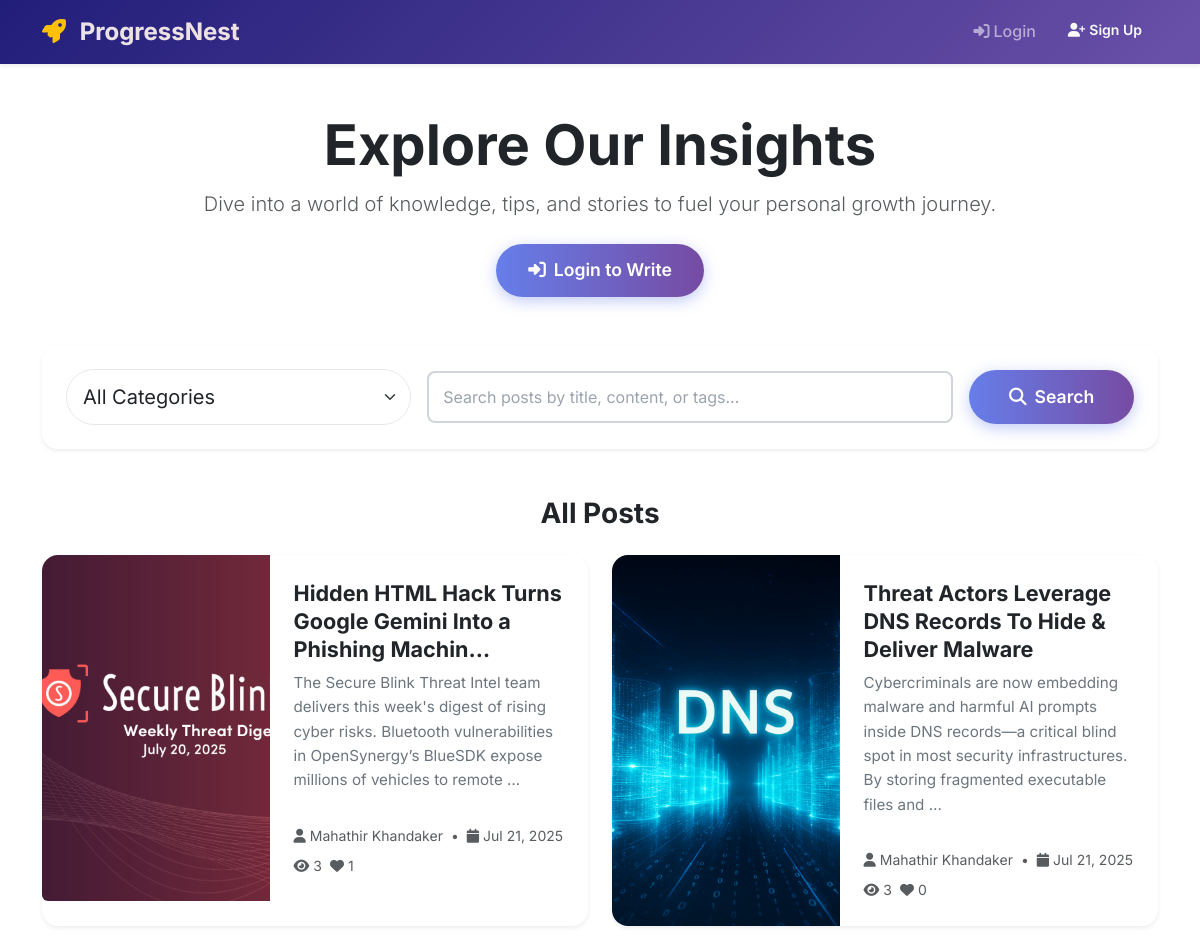
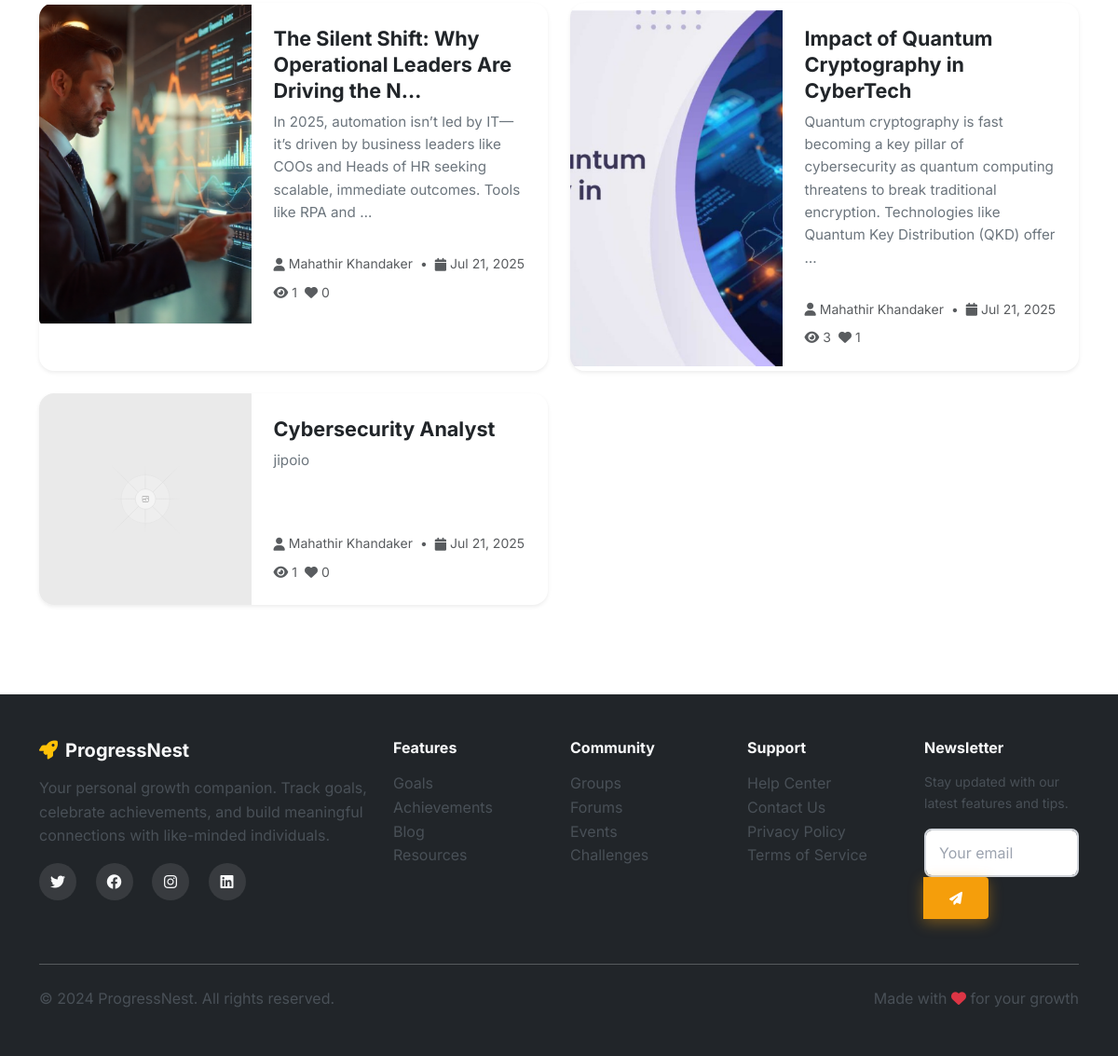
Screenshot of /blog/ with the database file from the repository (2 pictures, top to bottom).
### blog/models.py (models this page shows, shortened)
class BlogPost(models.Model):
    STATUS_CHOICES = [
        ('draft', 'Draft'),
        ('published', 'Published'),
        ('archived', 'Archived'),
    ]
    author = models.ForeignKey(User, on_delete=models.CASCADE, related_name='blog_posts')
    title = models.CharField(max_length=200)
    slug = models.SlugField(max_length=200, unique=True, blank=True)
    content = models.TextField()
    excerpt = models.TextField()
    featured_image = models.ImageField(upload_to='blog/images/', blank=True, null=True)
    categories = models.ManyToManyField(Category, related_name='posts', blank=True)
    tags = models.CharField(max_length=200, blank=True, help_text="Comma-separated tags")
    status = models.CharField(max_length=10, choices=STATUS_CHOICES, default='draft')
    is_featured = models.BooleanField(default=False)
    allow_comments = models.BooleanField(default=True)
    views = models.PositiveIntegerField(default=0)
    likes = models.ManyToManyField(User, related_name='liked_posts', blank=True)
    bookmarks = models.ManyToManyField(User, related_name='bookmarked_posts', blank=True)
    reading_time = models.PositiveIntegerField(default=1, help_text="Estimated reading time in minutes")
    created_at = models.DateTimeField(auto_now_add=True)
    updated_at = models.DateTimeField(auto_now=True)
    published_at = models.DateTimeField(null=True, blank=True)
    class Meta:
        ordering = ['-created_at']
        indexes = [
            models.Index(fields=['status', '-published_at']),
            models.Index(fields=['author', '-created_at']),
        ]
    def get_absolute_url(self):
        return reverse('blog:detail', kwargs={'slug': self.slug})
    @property
    def total_likes(self):
        return self.likes.count()

### accounts/models.py (models this page shows, shortened)
class User(AbstractUser):
    email = models.EmailField(unique=True)
    first_name = models.CharField(max_length=30)
    last_name = models.CharField(max_length=30)
    bio = models.TextField(max_length=500, blank=True)
    avatar = models.ImageField(upload_to='avatars/', blank=True, null=True)
    date_of_birth = models.DateField(blank=True, null=True)
    location = models.CharField(max_length=100, blank=True)
    website = models.URLField(blank=True)
    created_at = models.DateTimeField(auto_now_add=True)
    updated_at = models.DateTimeField(auto_now=True)
    def get_full_name(self):
        return f"{self.first_name} {self.last_name}".strip() or self.username

### blog/views.py (the view)
# urls.py: path('', views.BlogListView.as_view(), name='list'),
class BlogListView(ListView):
    model = BlogPost
    template_name = 'blog/blog_list.html'
    context_object_name = 'posts'
    paginate_by = 10
    def get_queryset(self):
        queryset = BlogPost.objects.filter(status='published')
        category = self.request.GET.get('category')
        search = self.request.GET.get('search')
        if category:
            queryset = queryset.filter(categories__slug=category)
        if search:
            queryset = queryset.filter(
                Q(title__icontains=search) |
                Q(content__icontains=search) |
                Q(tags__icontains=search)
            )
        return queryset.distinct().order_by('-published_at')
    def get_context_data(self, **kwargs):
        context = super().get_context_data(**kwargs)
        context['categories'] = Category.objects.all()
        context['featured_posts'] = BlogPost.objects.filter(
            status='published', is_featured=True
        ).order_by('-published_at')[:3]
        return context

### templates/blog/blog_list.html (shortened to what this page needs)
{% extends 'base.html' %}
{% block content %}
<div class="container py-5">
    <div class="text-center mb-5">
        <h1 class="fw-bold display-4 text-gradient">Explore Our Insights</h1>
        <p class="lead text-muted mb-4">Dive into a world of knowledge, tips, and stories to fuel your personal growth journey.</p>
        {% if user.is_authenticated %}
            <div class="d-flex justify-content-center gap-3">
                <a href="{% url 'blog:create' %}" class="btn btn-primary btn-lg shadow-sm">
                    <i class="fas fa-plus me-2"></i>Write New Post
                </a>
                <a href="{% url 'blog:my_list' %}" class="btn btn-outline-primary btn-lg shadow-sm">
                    <i class="fas fa-user me-2"></i>My Posts
                </a>
            </div>
        {% else %}
            <a href="{% url 'accounts:login' %}" class="btn btn-primary btn-lg shadow-sm">
                <i class="fas fa-sign-in-alt me-2"></i>Login to Write
            </a>
        {% endif %}
    </div>
    <div class="card shadow-sm mb-5 border-0 rounded-4">
        <div class="card-body p-4">
            <form method="get" class="row g-3 align-items-center">
                <div class="col-md-4">
                    <select name="category" id="category-select" class="form-select form-select-lg rounded-pill">
                        <option value="">All Categories</option>
                    </select>
                </div>
                <div class="col-md-6">
                    <input type="text" name="search" id="search-input" class="form-control form-control-lg rounded-pill" placeholder="Search posts by title, content, or tags..." value="{{ request.GET.search }}">
                </div>
                <div class="col-md-2">
                    <button type="submit" class="btn btn-primary btn-lg w-100 rounded-pill">
                        <i class="fas fa-search me-2"></i>Search
                    </button>
                </div>
            </form>
        </div>
    </div>
    <h3 class="fw-bold mb-4 text-center">All Posts</h3>
    <div class="row row-cols-1 row-cols-md-2 row-cols-lg-2 g-4">
        {% for post in posts %}
            <div class="col">
                <div class="card h-100 shadow-sm border-0 blog-post-card">
                    <div class="row g-0">
                        <div class="col-md-5">
                            {% if post.featured_image %}
                                <img src="{{ post.featured_image.url }}" class="img-fluid rounded-start blog-card-img" alt="{{ post.title }}">
                            {% else %}
                                <img src="/placeholder.svg?height=250&width=400" class="img-fluid rounded-start blog-card-img" alt="Placeholder image">
                            {% endif %}
                        </div>
                        <div class="col-md-7">
                            <div class="card-body d-flex flex-column h-100">
                                <div class="d-flex justify-content-between align-items-start mb-2">
                                    <h5 class="card-title fw-bold mb-0">
                                        <a href="{{ post.get_absolute_url }}" class="text-decoration-none text-dark">{{ post.title|truncatechars:60 }}</a>
                                    </h5>
                                </div>
                                <p class="card-text text-secondary mb-3">{{ post.excerpt|truncatewords:25 }}</p>
                                <div class="mt-auto d-flex justify-content-between align-items-center flex-wrap gap-2">
                                    <div class="d-flex align-items-center text-muted small">
                                        <i class="fas fa-user me-1"></i>{{ post.author.get_full_name|default:post.author.username }}
                                        <span class="mx-2">•</span>
                                        <i class="fas fa-calendar me-1"></i>{{ post.published_at|date:"M d, Y" }}
                                    </div>
                                    <div class="d-flex align-items-center text-muted small">
                                        <span class="me-2"><i class="fas fa-eye me-1"></i>{{ post.views }}</span>
                                        <span><i class="fas fa-heart me-1"></i>{{ post.total_likes }}</span>
                                    </div>
                                </div>
                            </div>
                        </div>
                    </div>
                </div>
            </div>
        {% endfor %}
    </div>
</div>
{% endblock %}

### templates/base.html (shortened to what this page needs)
{% load static %}
<!DOCTYPE html>
<html lang="en">
<head>
    <link href="https://cdn.jsdelivr.net/npm/bootstrap@5.3.0/dist/css/bootstrap.min.css" rel="stylesheet">
    <link href="https://cdnjs.cloudflare.com/ajax/libs/font-awesome/6.4.0/css/all.min.css" rel="stylesheet">
    {% load static %}
    <link href="{% static 'css/styles.css' %}" rel="stylesheet">
    <link href="{% static 'css/resources.css' %}" rel="stylesheet">
</head>
<body>
    <nav class="navbar navbar-expand-lg navbar-dark bg-gradient-primary sticky-top shadow-sm">
        <div class="container">
            <a class="navbar-brand fw-bold" href="{% url 'homepage:home' %}">
                <i class="fas fa-rocket me-2 text-warning"></i>
                <span class="gradient-text">ProgressNest</span>
            </a>
            <div class="collapse navbar-collapse" id="navbarNav">
                <ul class="navbar-nav">
                    {% if user.is_authenticated %}
                        <li class="nav-item dropdown">
                            <a class="nav-link dropdown-toggle d-flex align-items-center" href="#" id="navbarDropdown" role="button" data-bs-toggle="dropdown">
                                {% if user.avatar %}
                                    <img src="{{ user.avatar.url }}" alt="Avatar" class="rounded-circle me-2" width="32" height="32">
                                {% else %}
                                    <div class="avatar-placeholder me-2">
                                        <i class="fas fa-user"></i>
                                    </div>
                                {% endif %}
                                <span class="d-none d-md-inline">{{ user.get_full_name|default:user.username }}</span>
                            </a>
                            <ul class="dropdown-menu dropdown-menu-end shadow">
                                <li><a class="dropdown-item" href="{% url 'accounts:profile' %}">
                                    <i class="fas fa-user-circle me-2"></i>Profile
                                </a></li>
                                <li><a class="dropdown-item" href="{% url 'accounts:password_change' %}">
                                    <i class="fas fa-key me-2"></i>Change Password
                                </a></li>
                                <li><hr class="dropdown-divider"></li>
                                <li>
                                    <form method="post" action="{% url 'accounts:logout' %}" style="display: inline;">
                                        {% csrf_token %}
                                        <button type="submit" class="dropdown-item text-danger" style="background: none; border: none; padding: 0; width: 100%; text-align: left;">
                                            <i class="fas fa-sign-out-alt me-2"></i>Logout
                                        </button>
                                    </form>
                                </li>
                            </ul>
                        </li>
                    {% else %}
                        <li class="nav-item">
                            <a class="nav-link" href="{% url 'accounts:login' %}">
                                <i class="fas fa-sign-in-alt me-1"></i>Login
                            </a>
                        </li>
                        <li class="nav-item">
                            <a class="btn btn-outline-light btn-sm ms-2" href="{% url 'accounts:signup' %}">
                                <i class="fas fa-user-plus me-1"></i>Sign Up
                            </a>
                        </li>
                    {% endif %}
                </ul>
            </div>
        </div>
    </nav>
    <main>
        {% block content %}{% endblock %}
    </main>
    <footer class="bg-dark text-light py-5 mt-5">
        <div class="container">
            <div class="row">
                <div class="col-lg-4 mb-4">
                    <h5 class="fw-bold mb-3">
                        <i class="fas fa-rocket me-2 text-warning"></i>ProgressNest
                    </h5>
                    <p class="text-light-emphasis">
                        Your personal growth companion. Track goals, celebrate achievements,
                        and build meaningful connections with like-minded individuals.
                    </p>
                    <div class="social-links">
                        <a href="#" class="text-light me-3"><i class="fab fa-twitter"></i></a>
                        <a href="#" class="text-light me-3"><i class="fab fa-facebook"></i></a>
                        <a href="#" class="text-light me-3"><i class="fab fa-instagram"></i></a>
                        <a href="#" class="text-light"><i class="fab fa-linkedin"></i></a>
                    </div>
                </div>
                <div class="col-lg-2 col-md-6 mb-4">
                    <h6 class="fw-bold mb-3">Features</h6>
                    <ul class="list-unstyled">
                        <li><a href="{% url 'goals:list' %}" class="text-light-emphasis text-decoration-none">Goals</a></li>
                        <li><a href="{% url 'achievements:list' %}" class="text-light-emphasis text-decoration-none">Achievements</a></li>
                        <li><a href="{% url 'blog:list' %}" class="text-light-emphasis text-decoration-none">Blog</a></li>
                        <li><a href="{% url 'resources:list' %}" class="text-light-emphasis text-decoration-none">Resources</a></li>
                    </ul>
                </div>
                <div class="col-lg-2 col-md-6 mb-4">
                    <h6 class="fw-bold mb-3">Community</h6>
                    <ul class="list-unstyled">
                        <li><a href="{% url 'groups:list' %}" class="text-light-emphasis text-decoration-none">Groups</a></li>
                        <li><a href="{% url 'community:list' %}" class="text-light-emphasis text-decoration-none">Forums</a></li>
                        <li><a href="#" class="text-light-emphasis text-decoration-none">Events</a></li>
                        <li><a href="#" class="text-light-emphasis text-decoration-none">Challenges</a></li>
                    </ul>
                </div>
                <div class="col-lg-2 col-md-6 mb-4">
                    <h6 class="fw-bold mb-3">Support</h6>
                    <ul class="list-unstyled">
                        <li><a href="#" class="text-light-emphasis text-decoration-none">Help Center</a></li>
                        <li><a href="#" class="text-light-emphasis text-decoration-none">Contact Us</a></li>
                        <li><a href="#" class="text-light-emphasis text-decoration-none">Privacy Policy</a></li>
                        <li><a href="#" class="text-light-emphasis text-decoration-none">Terms of Service</a></li>
                    </ul>
                </div>
                <div class="col-lg-2 col-md-6 mb-4">
                    <h6 class="fw-bold mb-3">Newsletter</h6>
                    <p class="text-light-emphasis small">Stay updated with our latest features and tips.</p>
                    <div class="input-group input-group-sm">
                        <input type="email" class="form-control" placeholder="Your email">
                        <button class="btn btn-warning" type="button">
                            <i class="fas fa-paper-plane"></i>
                        </button>
                    </div>
                </div>
            </div>
            <hr class="my-4">
            <div class="row align-items-center">
                <div class="col-md-6">
                    <p class="mb-0 text-light-emphasis">
                        &copy; 2024 ProgressNest. All rights reserved.
                    </p>
                </div>
                <div class="col-md-6 text-md-end">
                    <p class="mb-0 text-light-emphasis">
                        Made with <i class="fas fa-heart text-danger"></i> for your growth
                    </p>
                </div>
            </div>
        </div>
    </footer>
    {% load static %}
</body>
</html>

### rows the page displays
BlogPost: featured_image (picture), title "Hidden HTML Hack Turns Google Gemini Into a Phishing Machin…", excerpt "The Secure Blink Threat Intel team delivers this week's digest of rising cyber risks. Bluetooth vulnerabilities in OpenSynergy’s BlueSDK expose millions of vehicles to remote …", author.get_full_name "Mahathir Khandaker", published_at "Jul 21, 2025", views "3", total_likes "1"
BlogPost: featured_image (picture), title "Threat Actors Leverage DNS Records To Hide & Deliver Malware", excerpt "Cybercriminals are now embedding malware and harmful AI prompts inside DNS records—a critical blind spot in most security infrastructures. By storing fragmented executable files and …", author.get_full_name "Mahathir Khandaker", published_at "Jul 21, 2025", views "3", total_likes "0"
BlogPost: featured_image (picture), title "The Silent Shift: Why Operational Leaders Are Driving the N…", excerpt "In 2025, automation isn’t led by IT—it’s driven by business leaders like COOs and Heads of HR seeking scalable, immediate outcomes. Tools like RPA and …", author.get_full_name "Mahathir Khandaker", published_at "Jul 21, 2025", views "1", total_likes "0"
BlogPost: featured_image (picture), title "Impact of Quantum Cryptography in CyberTech", excerpt "Quantum cryptography is fast becoming a key pillar of cybersecurity as quantum computing threatens to break traditional encryption. Technologies like Quantum Key Distribution (QKD) offer …", author.get_full_name "Mahathir Khandaker", published_at "Jul 21, 2025", views "3", total_likes "1"
BlogPost: title "Cybersecurity Analyst", excerpt "jipoio", author.get_full_name "Mahathir Khandaker", published_at "Jul 21, 2025", views "1", total_likes "0"
